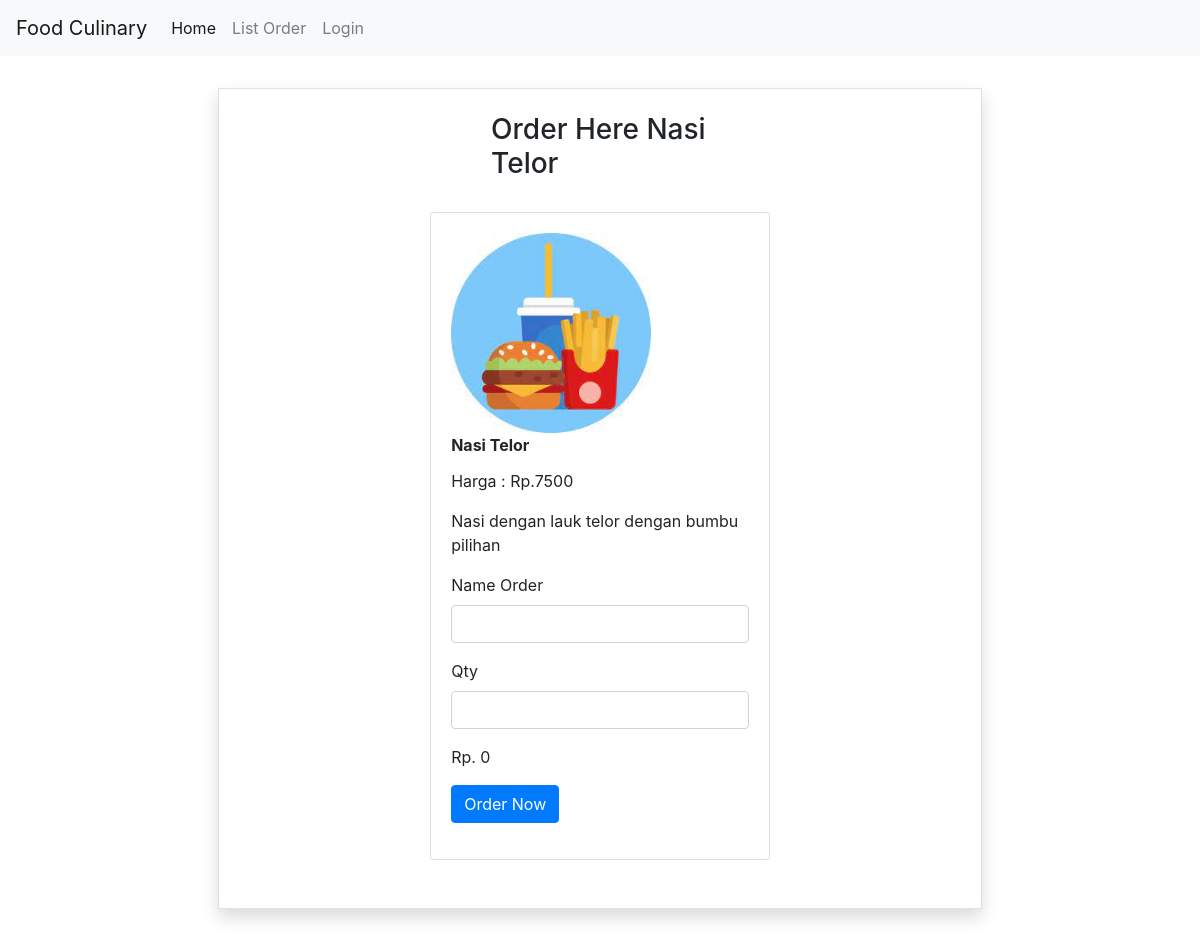
The app's page /orders.php?id=1 with its own data.
### tables this page shows
CREATE TABLE `foods` (
  `id` int NOT NULL,
  `name_food` varchar(225) DEFAULT NULL,
  `deskripsi` varchar(225) DEFAULT NULL,
  `price` varchar(225) DEFAULT NULL,
  `category` varchar(225) DEFAULT NULL,
  `image_food` varchar(225) DEFAULT NULL,
  `created_at` timestamp NULL DEFAULT NULL,
  `updated_at` timestamp NULL DEFAULT NULL
);

### orders.php (the view, shortened to what this page needs)
<!DOCTYPE html>
<html lang="en">
<head>
    <link rel="stylesheet" href="asset/css/bootstrap.css">
    <link rel="stylesheet" href="asset/css/bootstrap.min.css">
</head>
<body class="responsive">
    <nav class="navbar navbar-expand-lg navbar-light bg-light">
  <a class="navbar-brand" href="index.php">Food Culinary</a>
  <div class="collapse navbar-collapse" id="navbarSupportedContent">
    <ul class="navbar-nav mr-auto">
      <li class="nav-item active">
        <a class="nav-link" href="index.php">Home <span class="sr-only">(current)</span></a>
      </li>
      <li class="nav-item">
        <a class="nav-link" href="listorder.php">List Order</a>
      </li>
      <li class="nav-item">
        <a class="nav-link" href="login.php">Login</a>
      </li>
    </ul>
  </div>
</nav>
    <?php
        $id_food = $_GET['id'];
        $conn = mysqli_connect('localhost', 'root', '', 'food_culinary');
        $query = mysqli_query($conn, "SELECT * FROM foods where id='$id_food'");
        $baris = mysqli_fetch_assoc($query);
    ?>
<div class="container-fluid mt-3 mb-3 p-2">
    <div class="row">
        <div class=" col mx-auto col-lg-8">
            <div class="border rounded-md shadow p-4 m-2">
                <div class="row">
                    <div class="col mx-auto col-md-4">
                        <h3 >Order Here <?= $baris['name_food']; ?></h3>
                    </div>
                </div>
                <div class="row">
                    <div class="col mx-auto col-md-6 p-3 m-2">
                            <div class="card">
                                <div class="card-body mx-auto justify-content-center">
                                <form action="process_order.php" method="POST">
                                    <?php if($baris['image_food']) { ?>
                                        <img src="./asset/img/'<?= $baris['image_food'] ?>'"  class="card-img-top" style="height: 100%; max-height: 250px; width: auto; max-width: 200px;" alt="">
                                    <?php }else{ ?>
                                        <img src="asset/img/food-img.jpg" class="card-img-top" style="height: 100%; max-height: 250px; width: auto; max-width: 200px;" alt="...">
                                    <?php } ?>
                                    <div class="card-title" style="font-weight:bold;">
                                        <?= $baris['name_food']; ?>
                                    </div>
                                    <p class="card-text">
                                        Harga : Rp.<?= $baris['price']; ?> <br>
                                    </p>
                                    <p class="card-text"><?= $baris['deskripsi']; ?></p>
                                    <div class="form-group">
                                        <label for="nameorder">Name Order</label>
                                        <input type="text" name="name_order" id="name_order" class="form-control">
                                    </div>
                                    <div class="form-group">
                                        <label for="qty">Qty</label>
                                        <input type="text" name="qty" class="form-control" id="qty" onchange="totalcalculate()">
                                    </div>
                                    <p class="card-text">
                                        Rp.<span id="totalprice"> 0</span>
                                    </p>
                                    <div class="form-group">
                                        <button type="submit" name="process" class="btn btn-primary">Order Now</button>
                                    </div>
                                </form>
                                </div>
                            </div>
                    </div>
                </div>
            </div>
        </div>
    </div>
</div>
</body>
</html>

### records on screen
foods: name_food "Nasi Telor", price "7500", deskripsi "Nasi dengan lauk telor dengan bumbu pilihan"
